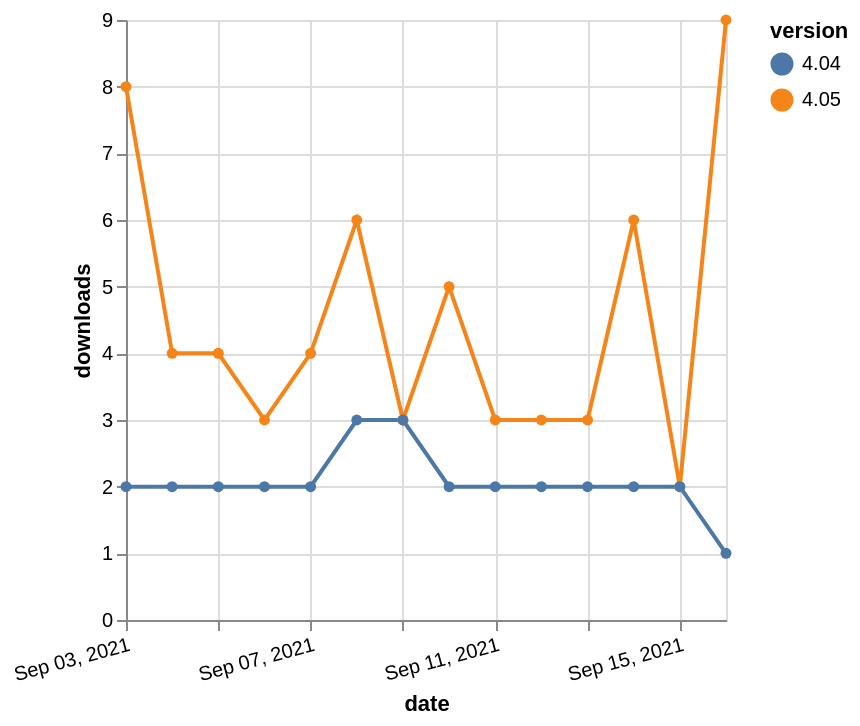

The Vega-Lite source for this figure:
### Vega-Lite specification from a JSON file in a GitHub repository (floating-point values rounded to 4 significant figures)
{"$schema": "https://vega.github.io/schema/vega-lite/v5.json", "description": "A simple bar chart with embedded data.", "data": {"values": [{"date": "2021-09-03", "total": 4215, "delta": 8, "version": "4.05"}, {"date": "2021-09-04", "total": 4219, "delta": 4, "version": "4.05"}, {"date": "2021-09-05", "total": 4223, "delta": 4, "version": "4.05"}, {"date": "2021-09-06", "total": 4226, "delta": 3, "version": "4.05"}, {"date": "2021-09-07", "total": 4230, "delta": 4, "version": "4.05"}, {"date": "2021-09-08", "total": 4236, "delta": 6, "version": "4.05"}, {"date": "2021-09-09", "total": 4239, "delta": 3, "version": "4.05"}, {"date": "2021-09-10", "total": 4244, "delta": 5, "version": "4.05"}, {"date": "2021-09-11", "total": 4247, "delta": 3, "version": "4.05"}, {"date": "2021-09-12", "total": 4250, "delta": 3, "version": "4.05"}, {"date": "2021-09-13", "total": 4253, "delta": 3, "version": "4.05"}, {"date": "2021-09-14", "total": 4259, "delta": 6, "version": "4.05"}, {"date": "2021-09-15", "total": 4261, "delta": 2, "version": "4.05"}, {"date": "2021-09-16", "total": 4270, "delta": 9, "version": "4.05"}, {"date": "2021-09-03", "total": 2293, "delta": 2, "version": "4.04"}, {"date": "2021-09-04", "total": 2295, "delta": 2, "version": "4.04"}, {"date": "2021-09-05", "total": 2297, "delta": 2, "version": "4.04"}, {"date": "2021-09-06", "total": 2299, "delta": 2, "version": "4.04"}, {"date": "2021-09-07", "total": 2301, "delta": 2, "version": "4.04"}, {"date": "2021-09-08", "total": 2304, "delta": 3, "version": "4.04"}, {"date": "2021-09-09", "total": 2307, "delta": 3, "version": "4.04"}, {"date": "2021-09-10", "total": 2309, "delta": 2, "version": "4.04"}, {"date": "2021-09-11", "total": 2311, "delta": 2, "version": "4.04"}, {"date": "2021-09-12", "total": 2313, "delta": 2, "version": "4.04"}, {"date": "2021-09-13", "total": 2315, "delta": 2, "version": "4.04"}, {"date": "2021-09-14", "total": 2317, "delta": 2, "version": "4.04"}, {"date": "2021-09-15", "total": 2319, "delta": 2, "version": "4.04"}, {"date": "2021-09-16", "total": 2320, "delta": 1, "version": "4.04"}]}, "width": "container", "mark": {"type": "line", "point": {"filled": true}}, "encoding": {"x": {"field": "date", "type": "temporal", "timeUnit": "yearmonthdate", "title": "date", "axis": {"labelAngle": -15}}, "y": {"field": "delta", "type": "quantitative", "title": "downloads"}, "color": {"field": "version", "type": "nominal"}, "tooltip": {"field": "delta"}}}
